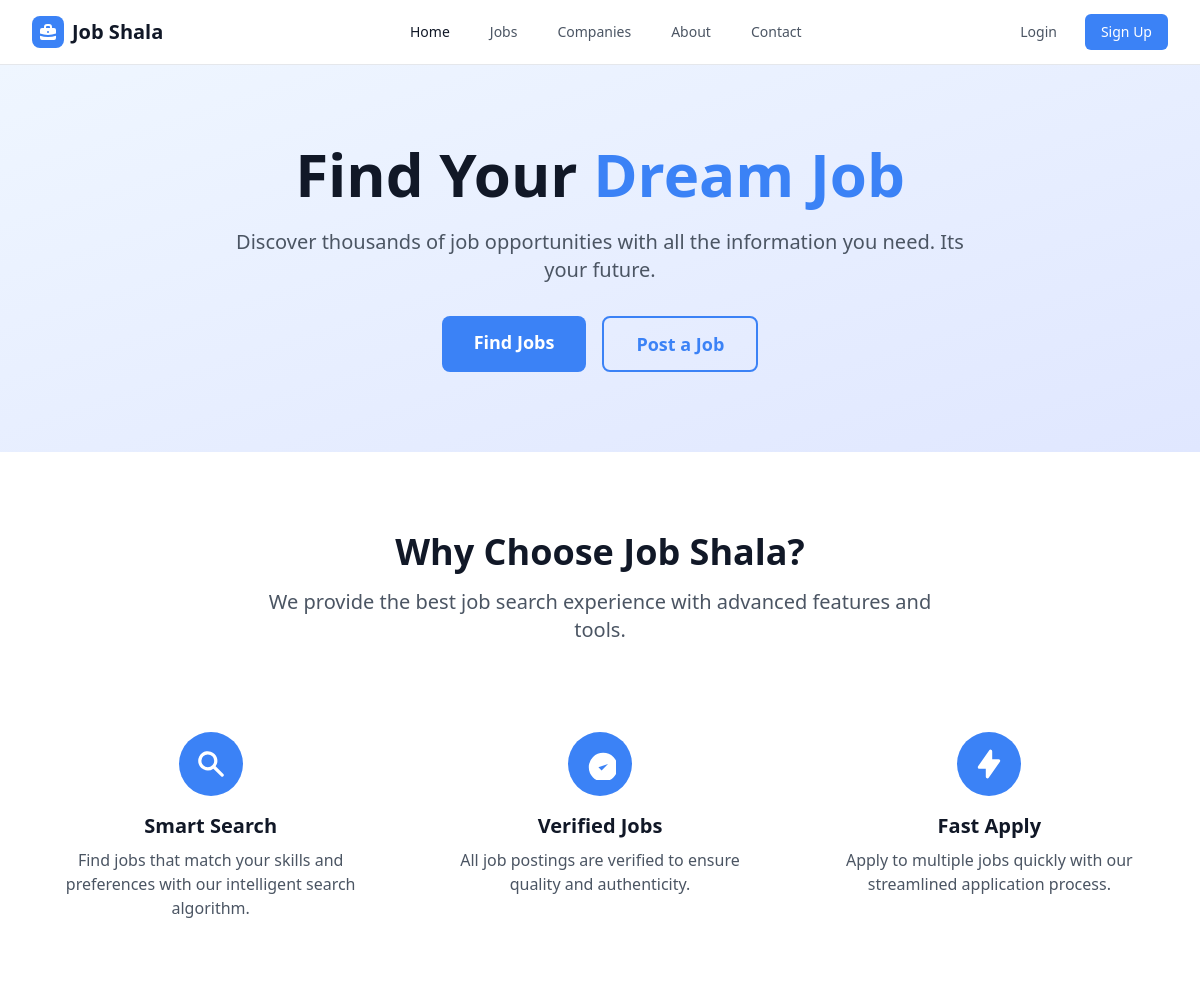
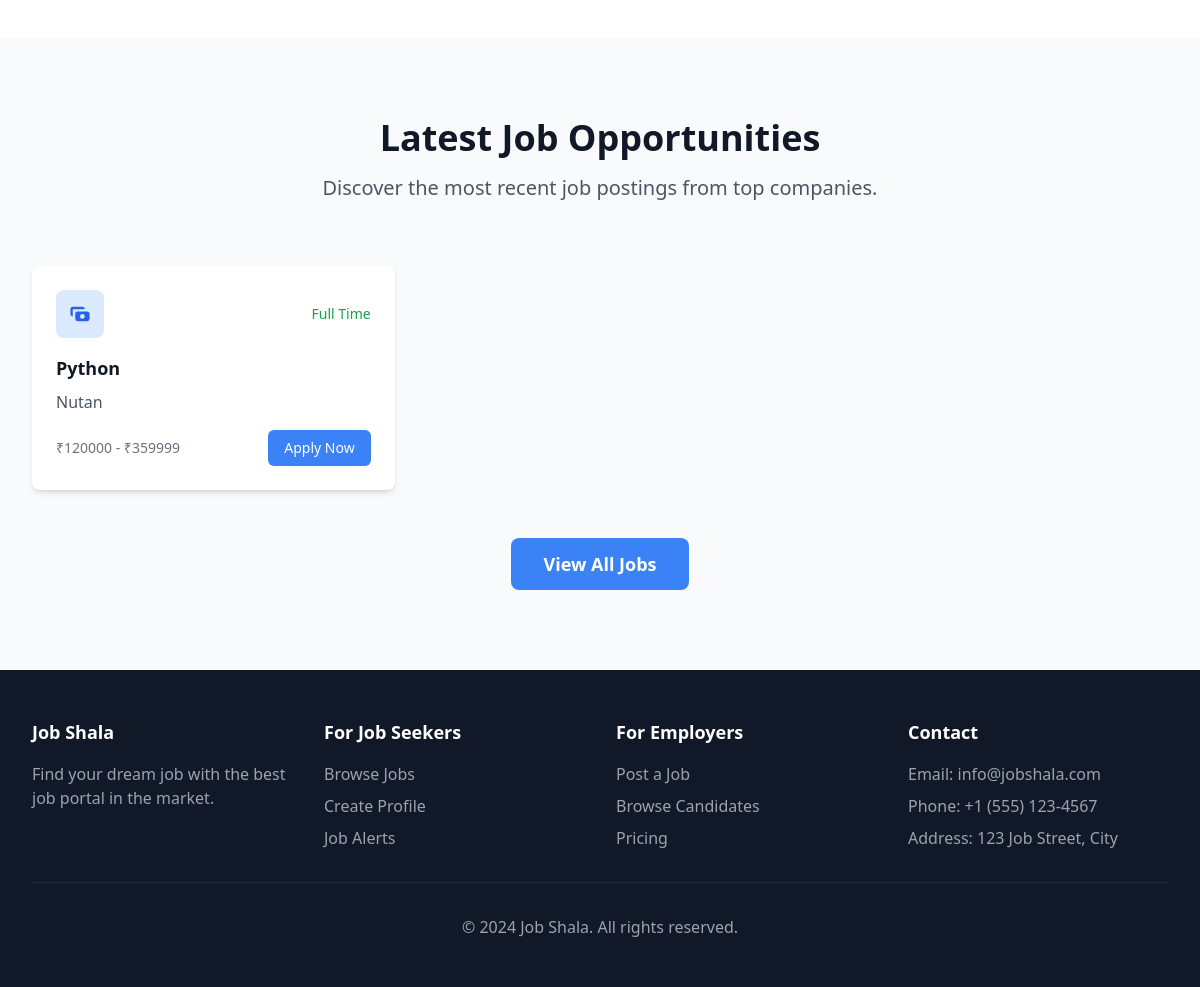
The page / on the database its author committed (2 pictures, top to bottom).
### employer/models.py (models this page shows, shortened)
class Job(models.Model):
    JOB_TYPE_CHOICES = [
        ('full-time', 'Full Time'),
        ('part-time', 'Part Time'),
        ('contract', 'Contract'),
        ('internship', 'Internship'),
        ('freelance', 'Freelance'),
    ]
    EXPERIENCE_CHOICES = [
        ('entry', 'Entry Level'),
        ('junior', 'Junior (1-3 years)'),
        ('mid', 'Mid Level (3-5 years)'),
        ('senior', 'Senior (5+ years)'),
        ('lead', 'Lead/Manager'),
    ]
    employer = models.ForeignKey(Employer, on_delete=models.CASCADE)
    title = models.CharField(max_length=200)
    company_name = models.CharField(max_length=200)
    location = models.CharField(max_length=200)
    job_type = models.CharField(max_length=20, choices=JOB_TYPE_CHOICES)
    experience_level = models.CharField(max_length=20, choices=EXPERIENCE_CHOICES)
    salary_min = models.DecimalField(max_digits=10, decimal_places=2, null=True, blank=True)
    salary_max = models.DecimalField(max_digits=10, decimal_places=2, null=True, blank=True)
    salary_currency = models.CharField(max_length=3, default='INR')
    description = models.TextField()
    requirements = models.TextField()
    benefits = models.TextField(blank=True, null=True)
    skills_required = models.TextField()
    is_active = models.BooleanField(default=True)
    is_featured = models.BooleanField(default=False)
    views_count = models.IntegerField(default=0)
    applications_count = models.IntegerField(default=0)
    created_at = models.DateTimeField(auto_now_add=True)
    updated_at = models.DateTimeField(auto_now=True)
    deadline = models.DateField(null=True, blank=True)
    class Meta:
        ordering = ['-created_at']

### core/views.py (the view)
# urls.py: path('', views.homepage, name='homepage'),
def homepage(request):
    recent_jobs = Job.objects.filter(is_active=True).order_by('-created_at')[:6]
    context = {
        'recent_jobs': recent_jobs,
    }
    return render(request, 'core/homepage.html', context)

### core/templates/core/homepage.html (shortened to what this page needs)
{% extends 'core/base.html' %}
{% block content %}
<section class="bg-gradient-to-br from-blue-50 to-indigo-100">
    <div class="max-w-7xl mx-auto px-4 sm:px-6 lg:px-8 py-20">
        <div class="text-center">
            <h1 class="text-4xl md:text-6xl font-bold text-gray-900 mb-6">
                Find Your
                <span class="text-primary">Dream Job</span>
            </h1>
            <p class="text-xl text-gray-600 mb-8 max-w-3xl mx-auto">
                Discover thousands of job opportunities with all the information you need. Its your future.
            </p>
            <div class="flex flex-col sm:flex-row gap-4 justify-center">
                <a href="{% url 'job_listing' %}" class="bg-primary hover:bg-secondary text-white px-8 py-3 rounded-lg text-lg font-semibold transition-colors duration-200 inline-block text-center">
                    Find Jobs
                </a>
                {% if user.is_authenticated and user.employer %}
                <a href="{% url 'employer_dashboard' %}" class="border-2 border-primary text-primary hover:bg-primary hover:text-white px-8 py-3 rounded-lg text-lg font-semibold transition-colors duration-200 inline-block text-center">
                    Post a Job
                </a>
                {% else %}
                <a href="{% url 'employer_signup' %}" class="border-2 border-primary text-primary hover:bg-primary hover:text-white px-8 py-3 rounded-lg text-lg font-semibold transition-colors duration-200 inline-block text-center">
                    Post a Job
                </a>
                {% endif %}
            </div>
        </div>
    </div>
</section>
<section class="py-20 bg-white">
    <div class="max-w-7xl mx-auto px-4 sm:px-6 lg:px-8">
        <div class="text-center mb-16">
            <h2 class="text-3xl md:text-4xl font-bold text-gray-900 mb-4">
                Why Choose Job Shala?
            </h2>
            <p class="text-xl text-gray-600 max-w-2xl mx-auto">
                We provide the best job search experience with advanced features and tools.
            </p>
        </div>
        <div class="grid grid-cols-1 md:grid-cols-3 gap-8">
            <div class="text-center p-6 rounded-lg hover:shadow-lg transition-shadow duration-200">
                <div class="w-16 h-16 bg-primary rounded-full flex items-center justify-center mx-auto mb-4">
                    <svg class="w-8 h-8 text-white" fill="currentColor" viewBox="0 0 20 20">
                        <path fill-rule="evenodd" d="M8 4a4 4 0 100 8 4 4 0 000-8zM2 8a6 6 0 1110.89 3.476l4.817 4.817a1 1 0 01-1.414 1.414l-4.816-4.816A6 6 0 012 8z" clip-rule="evenodd"></path>
                    </svg>
                </div>
                <h3 class="text-xl font-semibold text-gray-900 mb-2">Smart Search</h3>
                <p class="text-gray-600">Find jobs that match your skills and preferences with our intelligent search algorithm.</p>
            </div>
            <div class="text-center p-6 rounded-lg hover:shadow-lg transition-shadow duration-200">
                <div class="w-16 h-16 bg-primary rounded-full flex items-center justify-center mx-auto mb-4">
                    <svg class="w-8 h-8 text-white" fill="currentColor" viewBox="0 0 20 20">
                        <path d="M9 12l2 2 4-4m6 2a9 9 0 11-18 0 9 9 0 0118 0z"></path>
                    </svg>
                </div>
                <h3 class="text-xl font-semibold text-gray-900 mb-2">Verified Jobs</h3>
                <p class="text-gray-600">All job postings are verified to ensure quality and authenticity.</p>
            </div>
            <div class="text-center p-6 rounded-lg hover:shadow-lg transition-shadow duration-200">
                <div class="w-16 h-16 bg-primary rounded-full flex items-center justify-center mx-auto mb-4">
                    <svg class="w-8 h-8 text-white" fill="currentColor" viewBox="0 0 20 20">
                        <path fill-rule="evenodd" d="M11.3 1.046A1 1 0 0112 2v5h4a1 1 0 01.82 1.573l-7 10A1 1 0 018 18v-5H4a1 1 0 01-.82-1.573l7-10a1 1 0 011.12-.38z" clip-rule="evenodd"></path>
                    </svg>
                </div>
                <h3 class="text-xl font-semibold text-gray-900 mb-2">Fast Apply</h3>
                <p class="text-gray-600">Apply to multiple jobs quickly with our streamlined application process.</p>
            </div>
        </div>
    </div>
</section>
<section class="py-20 bg-gray-50">
    <div class="max-w-7xl mx-auto px-4 sm:px-6 lg:px-8">
        <div class="text-center mb-16">
            <h2 class="text-3xl md:text-4xl font-bold text-gray-900 mb-4">
                Latest Job Opportunities
            </h2>
            <p class="text-xl text-gray-600 max-w-2xl mx-auto">
                Discover the most recent job postings from top companies.
            </p>
        </div>
        <div class="grid grid-cols-1 md:grid-cols-2 lg:grid-cols-3 gap-6">
            {% for job in recent_jobs %}
            <div class="bg-white rounded-lg shadow-md hover:shadow-lg transition-shadow duration-200 p-6">
                <div class="flex items-center justify-between mb-4">
                    <div class="w-12 h-12 bg-blue-100 rounded-lg flex items-center justify-center">
                        <svg class="w-6 h-6 text-blue-600" fill="currentColor" viewBox="0 0 20 20">
                            <path fill-rule="evenodd" d="M4 4a2 2 0 00-2 2v4a2 2 0 002 2V6h10a2 2 0 00-2-2H4zm2 6a2 2 0 012-2h8a2 2 0 012 2v4a2 2 0 01-2 2H8a2 2 0 01-2-2v-4zm6 4a2 2 0 100-4 2 2 0 000 4z" clip-rule="evenodd"></path>
                        </svg>
                    </div>
                    <span class="text-sm text-green-600 font-medium">{{ job.get_job_type_display }}</span>
                </div>
                <h3 class="text-lg font-semibold text-gray-900 mb-2">{{ job.title }}</h3>
                <p class="text-gray-600 mb-4">{{ job.company_name }}</p>
                <div class="flex items-center justify-between">
                    {% if job.salary_min and job.salary_max %}
                    <span class="text-gray-500 text-sm">₹{{ job.salary_min|floatformat:0 }} - ₹{{ job.salary_max|floatformat:0 }}</span>
                    {% else %}
                    <span class="text-gray-500 text-sm">Salary not specified</span>
                    {% endif %}
                    <a href="{% url 'job_detail' job.id %}" class="bg-primary hover:bg-secondary text-white px-4 py-2 rounded-md text-sm font-medium transition-colors duration-200">
                        Apply Now
                    </a>
                </div>
            </div>
            {% endfor %}
        </div>
        <div class="text-center mt-12">
            <a href="{% url 'job_listing' %}" class="bg-primary hover:bg-secondary text-white px-8 py-3 rounded-lg text-lg font-semibold transition-colors duration-200 inline-block">
                View All Jobs
            </a>
        </div>
    </div>
</section>
{% endblock %}

### rows shown on the page
Job: job_type "Full Time", title "Python", company_name "Nutan", salary_min "120000", salary_max "359999"
